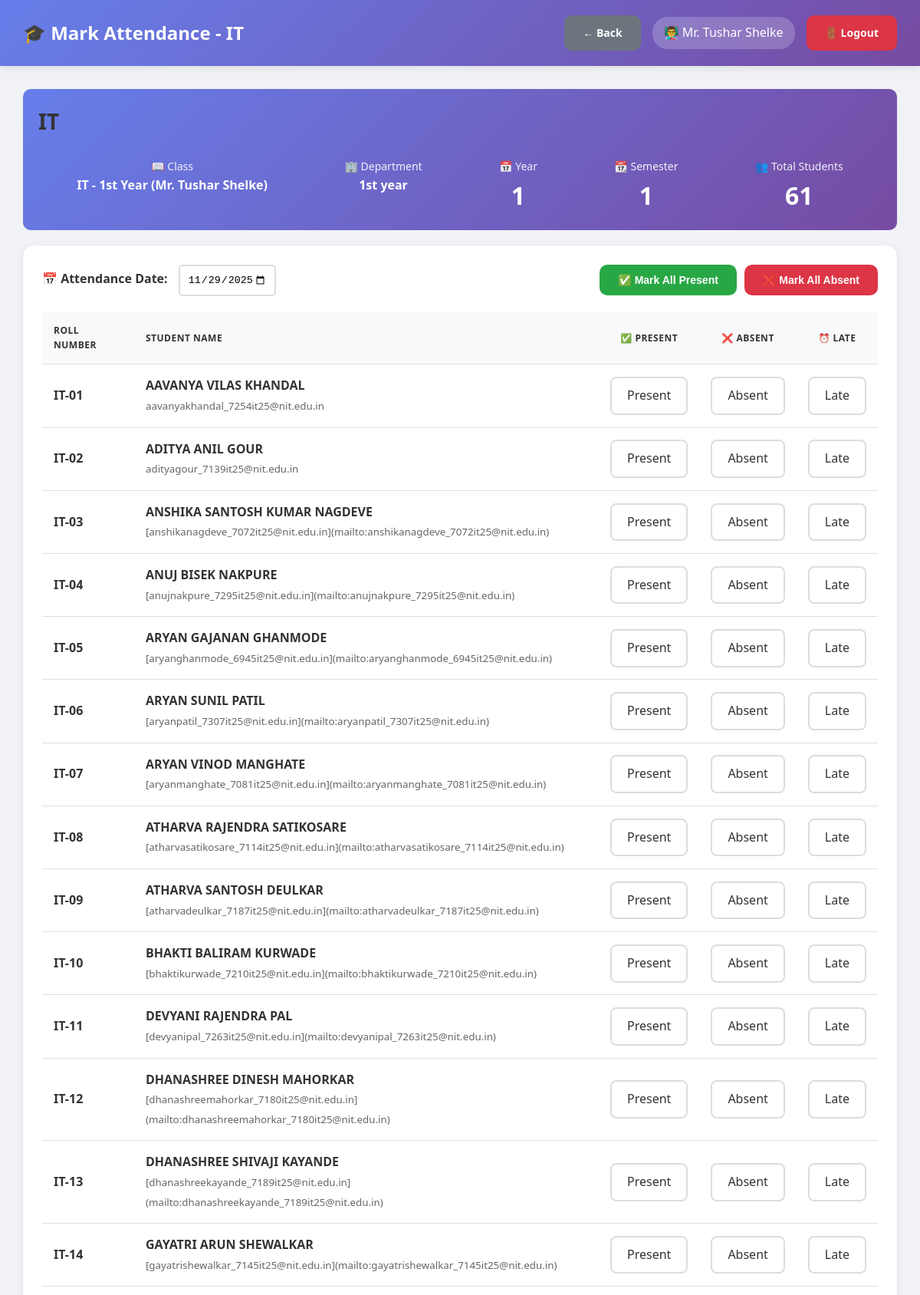
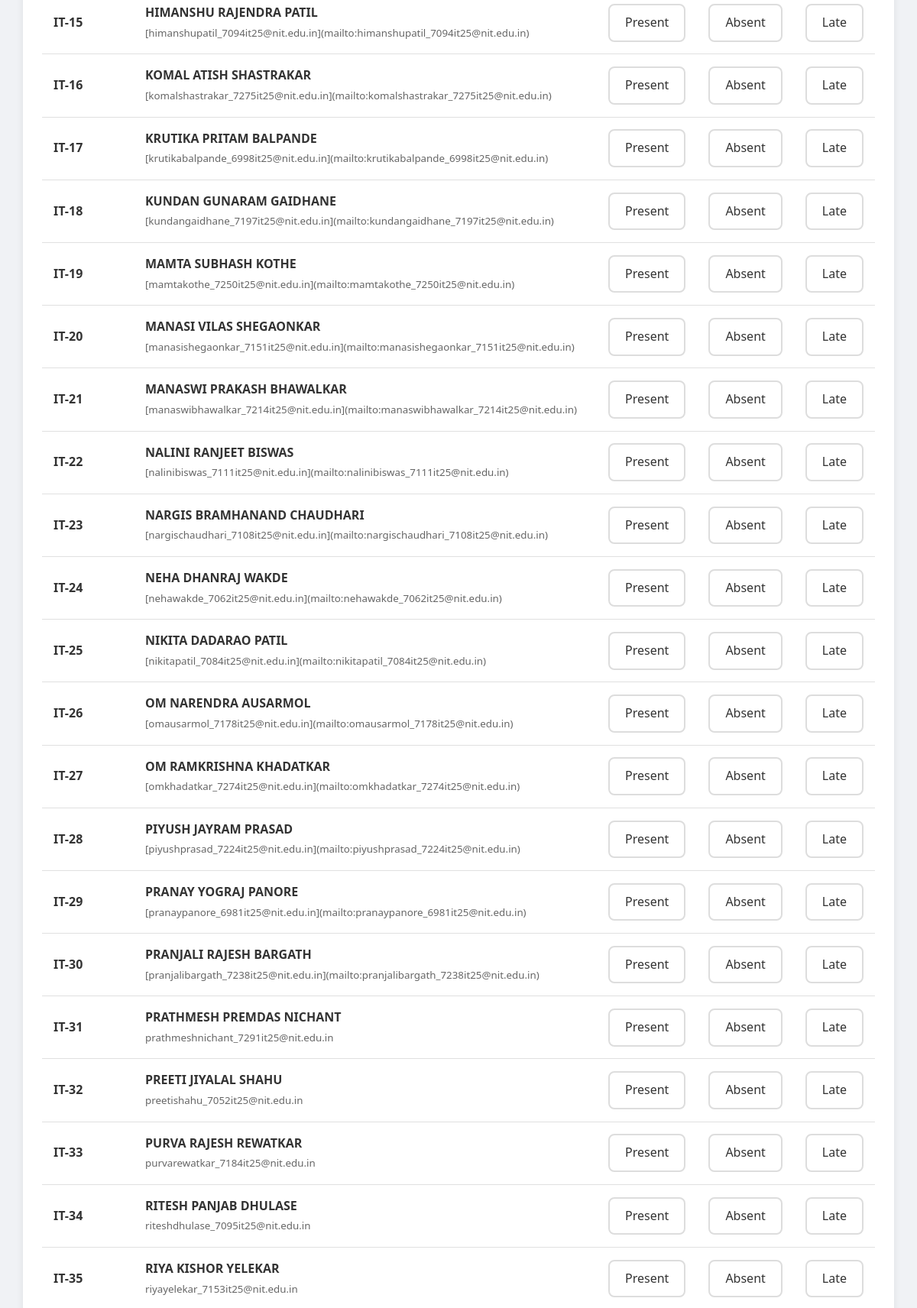
The page /admin/fix_student_assignments.php?class_id=82 (signed in, upper part) on the database its author committed (2 pictures, top to bottom).
### tables this page shows
CREATE TABLE `classes` (
  `id` int(11) NOT NULL,
  `class_name` varchar(100) NOT NULL,
  `department_id` int(11) NOT NULL,
  `year` int(11) NOT NULL,
  `section` varchar(10) NOT NULL,
  `teacher_id` int(11) NOT NULL,
  `semester` int(11) NOT NULL,
  `academic_year` varchar(20) NOT NULL,
  `created_at` timestamp NOT NULL DEFAULT current_timestamp()
);

CREATE TABLE `users` (
  `id` int(11) NOT NULL,
  `username` varchar(50) NOT NULL,
  `password` varchar(255) NOT NULL,
  `full_name` varchar(100) NOT NULL,
  `email` varchar(100) NOT NULL,
  `phone` varchar(15) DEFAULT NULL,
  `photo` varchar(255) DEFAULT NULL,
  `role` enum('admin','hod','teacher') NOT NULL,
  `department_id` int(11) DEFAULT NULL,
  `is_active` tinyint(1) DEFAULT 1,
  `created_at` timestamp NOT NULL DEFAULT current_timestamp()
);

CREATE TABLE `departments` (
  `id` int(11) NOT NULL,
  `dept_name` varchar(100) NOT NULL,
  `dept_code` varchar(20) NOT NULL,
  `hod_id` int(11) DEFAULT NULL,
  `created_at` timestamp NOT NULL DEFAULT current_timestamp()
);

### db.php (called while the page is built, shortened)
<?php
$conn = new mysqli(DB_HOST, DB_USER, DB_PASS, DB_NAME);
$conn->set_charset("utf8mb4");
$conn->query("SET time_zone = '+05:30'");
function isLoggedIn() {
    return isset($_SESSION['user_id']) && isset($_SESSION['role']);
}
function getCurrentUser() {
    global $conn;
    $user_id = $_SESSION['user_id'];
    $role = $_SESSION['role'];
    if ($role === 'student') {
        $query = "SELECT * FROM students WHERE id = ?";
    } elseif ($role === 'parent') {
        $query = "SELECT * FROM parents WHERE id = ?";
    } else {
        $query = "SELECT * FROM users WHERE id = ?";
    }
    $stmt = $conn->prepare($query);
    $stmt->bind_param("i", $user_id);
    $stmt->execute();
    $result = $stmt->get_result();
    return $result->fetch_assoc();
}
?>

### admin/fix_student_assignments.php (the view, shortened to what this page needs)
<?php
require_once '../db.php';
$user = getCurrentUser();
$class_id = isset($_GET['class_id']) ? intval($_GET['class_id']) : 0;
$verify_query = "SELECT c.*, d.dept_name FROM classes c
                 JOIN departments d ON c.department_id = d.id
                 WHERE c.id = ? AND c.teacher_id = ?";
$stmt = $conn->prepare($verify_query);
$stmt->bind_param("ii", $class_id, $user['id']);
$stmt->execute();
$class = $stmt->get_result()->fetch_assoc();
$attendance_date = isset($_POST['attendance_date']) ? $_POST['attendance_date'] : date('Y-m-d');
$students_query = "SELECT s.*,
                   sa.status as today_status, sa.remarks as today_remarks
                   FROM students s
                   LEFT JOIN student_attendance sa ON s.id = sa.student_id
                       AND sa.attendance_date = ? AND sa.class_id = ?
                   WHERE s.class_id IN (SELECT id FROM classes WHERE section = ?)
                   AND s.is_active = 1
                   ORDER BY s.roll_number";
$stmt = $conn->prepare($students_query);
$stmt->bind_param("sis", $attendance_date, $class_id, $class['section']);
$stmt->execute();
$students = $stmt->get_result();
?>
<!DOCTYPE html>
<html lang="en">
<head>
    <link rel="stylesheet" href="../assets/style.css">
    <link rel="stylesheet" href="../assets/teacher.css">
</head>
<body class="dashboard-container">
    <nav class="navbar">
        <div>
            <h1>🎓 Mark Attendance - <?php echo htmlspecialchars($class['section']); ?></h1>
        </div>
        <div class="user-info">
            <a href="index.php" class="btn btn-secondary">← Back</a>
            <span>👨‍🏫 <?php echo htmlspecialchars($user['full_name']); ?></span>
            <a href="../logout.php" class="btn btn-danger">🚪 Logout</a>
        </div>
    </nav>
    <div class="main-content">
        <div class="summary-card">
            <h2><?php echo htmlspecialchars($class['section']); ?></h2>
            <div class="summary-stats">
                <div class="summary-stat">
                    <div class="label">📖 Class</div>
                    <div class="number" style="font-size: 16px;"><?php echo htmlspecialchars($class['class_name']); ?></div>
                </div>
                <div class="summary-stat">
                    <div class="label">🏢 Department</div>
                    <div class="number" style="font-size: 16px;"><?php echo htmlspecialchars($class['dept_name']); ?></div>
                </div>
                <div class="summary-stat">
                    <div class="label">📅 Year</div>
                    <div class="number"><?php echo $class['year']; ?></div>
                </div>
                <div class="summary-stat">
                    <div class="label">📆 Semester</div>
                    <div class="number"><?php echo $class['semester']; ?></div>
                </div>
                <div class="summary-stat">
                    <div class="label">👥 Total Students</div>
                    <div class="number"><?php echo $students->num_rows; ?></div>
                </div>
            </div>
        </div>
        <div class="table-container">
            <form method="POST" onsubmit="return validateAttendance()">
                <div style="display: flex; justify-content: space-between; align-items: center; margin-bottom: 20px; flex-wrap: wrap; gap: 15px;">
                    <div>
                        <label style="font-weight: bold; margin-right: 10px;">📅 Attendance Date:</label>
                        <input type="date" name="attendance_date" value="<?php echo $attendance_date; ?>"
                               max="<?php echo date('Y-m-d'); ?>" required
                               style="padding: 10px; border-radius: 5px; border: 2px solid #ddd;"
                               onchange="this.form.submit()">
                    </div>
                    <div style="display: flex; gap: 10px;">
                        <button type="button" onclick="markAll('present')" class="btn btn-success">
                            ✅ Mark All Present
                        </button>
                        <button type="button" onclick="markAll('absent')" class="btn btn-danger">
                            ❌ Mark All Absent
                        </button>
                    </div>
                </div>
                <?php if ($students->num_rows > 0): ?>
                    <table style="width: 100%; border-collapse: collapse;">
                        <thead>
                            <tr style="background: #f8f9fa;">
                                <th style="padding: 15px; text-align: left;">Roll Number</th>
                                <th style="padding: 15px; text-align: left;">Student Name</th>
                                <th style="padding: 15px; text-align: center;">✅ Present</th>
                                <th style="padding: 15px; text-align: center;">❌ Absent</th>
                                <th style="padding: 15px; text-align: center;">⏰ Late</th>
                            </tr>
                        </thead>
                        <tbody>
                            <?php while ($student = $students->fetch_assoc()): ?>
                                <tr style="border-bottom: 1px solid #e0e0e0;">
                                    <td style="padding: 15px;">
                                        <strong><?php echo htmlspecialchars($student['roll_number']); ?></strong>
                                    </td>
                                    <td style="padding: 15px;">
                                        <strong><?php echo htmlspecialchars($student['full_name']); ?></strong><br>
                                        <small style="color: #666;"><?php echo htmlspecialchars($student['email']); ?></small>
                                    </td>
                                    <td style="padding: 15px; text-align: center;">
                                        <label class="status-btn present <?php echo ($student['today_status'] == 'present') ? 'active' : ''; ?>"
                                               style="cursor: pointer; padding: 10px 20px; border-radius: 8px; display: inline-block;">
                                            Present
                                        </label>
                                    </td>
                                    <td style="padding: 15px; text-align: center;">
                                        <label class="status-btn absent <?php echo ($student['today_status'] == 'absent') ? 'active' : ''; ?>"
                                               style="cursor: pointer; padding: 10px 20px; border-radius: 8px; display: inline-block;">
                                            Absent
                                        </label>
                                    </td>
                                    <td style="padding: 15px; text-align: center;">
                                        <label class="status-btn late <?php echo ($student['today_status'] == 'late') ? 'active' : ''; ?>"
                                               style="cursor: pointer; padding: 10px 20px; border-radius: 8px; display: inline-block;">
                                            Late
                                        </label>
                                    </td>
                                </tr>
                            <?php endwhile; ?>
                        </tbody>
                    </table>
                <?php endif; ?>
            </form>
        </div>
    </div>
</body>
</html>

### assets/style.css (style rules this page uses)
* { margin: 0; padding: 0; box-sizing: border-box; }
body { font-family: 'Segoe UI', Tahoma, Geneva, Verdana, sans-serif; background: linear-gradient(135deg, #667eea 0%, #764ba2 50%, #f093fb 100%); color: #333; line-height: 1.6; }
.btn { padding: 12px 24px; border: none; border-radius: 10px; font-size: 14px; font-weight: 600; cursor: pointer; transition: all 0.3s ease; text-decoration: none; display: inline-block; text-align: center; }
.btn-success { background: #28a745; color: white; }
.btn-danger { background: #dc3545; color: white; }
.btn-secondary { background: #6c757d; color: white; }
.dashboard-container { background: #f0f2f5; min-height: 100vh; }
.navbar { background: linear-gradient(135deg, #667eea 0%, #764ba2 100%); color: white; padding: 20px 30px; display: flex; justify-content: space-between; align-items: center; box-shadow: 0 2px 10px rgba(0, 0, 0, 0.1); position: sticky; top: 0; z-index: 100; }
.navbar h1 { font-size: 24px; font-weight: 600; }
.navbar .user-info { display: flex; align-items: center; gap: 15px; }
.navbar .user-info span { background: rgba(255, 255, 255, 0.2); padding: 8px 15px; border-radius: 20px; }
.main-content { padding: 30px; max-width: 1400px; margin: 0 auto; }
.main-content h2 { margin-bottom: 25px; color: #333; font-size: 28px; }
.table-container { background: white; border-radius: 15px; padding: 25px; box-shadow: 0 2px 10px rgba(0, 0, 0, 0.08); overflow-x: auto; margin-bottom: 30px; }
table { width: 100%; border-collapse: collapse; }
table thead { background: #f8f9fa; }
table th, table td { padding: 15px; text-align: left; border-bottom: 1px solid #e0e0e0; }
table th { font-weight: 600; color: #333; text-transform: uppercase; font-size: 12px; letter-spacing: 0.5px; }

### assets/teacher.css (style rules this page uses)
.status-btn { padding: 8px 15px; border: 2px solid #ddd; background: white; border-radius: 6px; cursor: pointer; transition: all 0.3s; }
.summary-card { background: linear-gradient(135deg, #667eea 0%, #764ba2 100%); color: white; padding: 20px; border-radius: 10px; margin-bottom: 20px; }
.summary-stats { display: flex; justify-content: space-around; margin-top: 15px; }
.summary-stat { text-align: center; }
.summary-stat .number { font-size: 32px; font-weight: bold; }
.summary-stat .label { font-size: 14px; opacity: 0.9; }

### rows shown on the page
classes: section "IT", class_name "IT - 1st Year (Mr. Tushar Shelke)", department.dept_name "1st year", year "1", semester "1"
users: full_name "Mr. Tushar Shelke"

### other values the page prints
$students->num_rows "61"
$student['roll_number'] "IT-01"
$student['full_name'] "AAVANYA VILAS KHANDAL"
$student['email'] "aavanyakhandal_7254it25@nit.edu.in"
$student['roll_number'] "IT-02"
$student['full_name'] "ADITYA ANIL GOUR"
$student['email'] "adityagour_7139it25@nit.edu.in"
$student['roll_number'] "IT-03"
$student['full_name'] "ANSHIKA SANTOSH KUMAR NAGDEVE"
$student['email'] "[anshikanagdeve_7072it25@nit.edu.in](mailto:anshikanagdeve_7072it25@nit.edu.in)"
$student['roll_number'] "IT-04"
$student['full_name'] "ANUJ BISEK NAKPURE"
$student['email'] "[anujnakpure_7295it25@nit.edu.in](mailto:anujnakpure_7295it25@nit.edu.in)"
$student['roll_number'] "IT-05"
$student['full_name'] "ARYAN GAJANAN GHANMODE"
